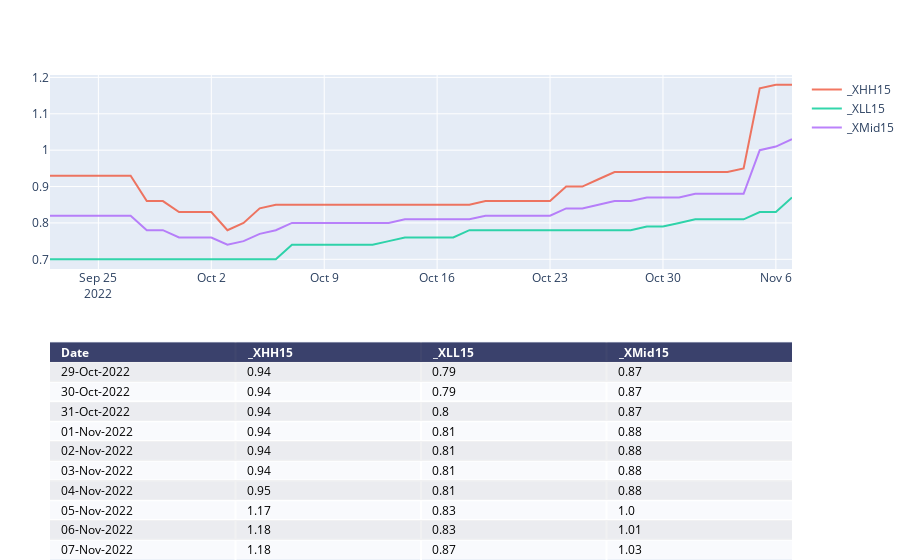

The code cell stored with this chart in its notebook:
### Code cell
chartTitle1=f"{symbol}_HH-LL"
print(chartTitle1)
# colsToPlot=[  x for  x  in list_cols if x.startswith('_X') and ( x.startswith('_XMid')==False) ]
colsToPlot=[  x for  x  in list_cols if x.startswith('_X') ]
fig=manage_chart(df,colsToPlot,"",'')

pio.write_image(fig, f"{report_path}\\{chartTitle1}.png")
fig

### Figure 1 — Plotly figure (JSON) as saved in the notebook; plotly's stock layout.template omitted (floating-point values rounded to 4 significant figures)
{"data": [{"colorscale": [[0, "#00083e"], [0.5, "#ededee"], [1, "#ffffff"]], "hoverinfo": "none", "opacity": 0.75, "showscale": false, "type": "heatmap", "z": [[0, 0, 0, 0], [0.5, 0.5, 0.5, 0.5], [1, 1, 1, 1], [0.5, 0.5, 0.5, 0.5], [1, 1, 1, 1], [0.5, 0.5, 0.5, 0.5], [1, 1, 1, 1], [0.5, 0.5, 0.5, 0.5], [1, 1, 1, 1], [0.5, 0.5, 0.5, 0.5], [1, 1, 1, 1]]}, {"name": "_XHH15", "opacity": 0.8, "type": "scatter", "x": ["2022-09-22T00:00:00", "2022-09-23T00:00:00", "2022-09-24T00:00:00", "2022-09-25T00:00:00", "2022-09-26T00:00:00", "2022-09-27T00:00:00", "2022-09-28T00:00:00", "2022-09-29T00:00:00", "2022-09-30T00:00:00", "2022-10-01T00:00:00", "2022-10-02T00:00:00", "2022-10-03T00:00:00", "2022-10-04T00:00:00", "2022-10-05T00:00:00", "2022-10-06T00:00:00", "2022-10-07T00:00:00", "2022-10-08T00:00:00", "2022-10-09T00:00:00", "2022-10-10T00:00:00", "2022-10-11T00:00:00", "2022-10-12T00:00:00", "2022-10-13T00:00:00", "2022-10-14T00:00:00", "2022-10-15T00:00:00", "2022-10-16T00:00:00", "2022-10-17T00:00:00", "2022-10-18T00:00:00", "2022-10-19T00:00:00", "2022-10-20T00:00:00", "2022-10-21T00:00:00", "2022-10-22T00:00:00", "2022-10-23T00:00:00", "2022-10-24T00:00:00", "2022-10-25T00:00:00", "2022-10-26T00:00:00", "2022-10-27T00:00:00", "2022-10-28T00:00:00", "2022-10-29T00:00:00", "2022-10-30T00:00:00", "2022-10-31T00:00:00", "2022-11-01T00:00:00", "2022-11-02T00:00:00", "2022-11-03T00:00:00", "2022-11-04T00:00:00", "2022-11-05T00:00:00", "2022-11-06T00:00:00", "2022-11-07T00:00:00"], "xaxis": "x2", "y": [0.93, 0.93, 0.93, 0.93, 0.93, 0.93, 0.86, 0.86, 0.83, 0.83, 0.83, 0.78, 0.8, 0.84, 0.85, 0.85, 0.85, 0.85, 0.85, 0.85, 0.85, 0.85, 0.85, 0.85, 0.85, 0.85, 0.85, 0.86, 0.86, 0.86, 0.86, 0.86, 0.9, 0.9, 0.92, 0.94, 0.94, 0.94, 0.94, 0.94, 0.94, 0.94, 0.94, 0.95, 1.17, 1.18, 1.18], "yaxis": "y2"}, {"name": "_XLL15", "opacity": 0.8, "type": "scatter", "x": ["2022-09-22T00:00:00", "2022-09-23T00:00:00", "2022-09-24T00:00:00", "2022-09-25T00:00:00", "2022-09-26T00:00:00", "2022-09-27T00:00:00", "2022-09-28T00:00:00", "2022-09-29T00:00:00", "2022-09-30T00:00:00", "2022-10-01T00:00:00", "2022-10-02T00:00:00", "2022-10-03T00:00:00", "2022-10-04T00:00:00", "2022-10-05T00:00:00", "2022-10-06T00:00:00", "2022-10-07T00:00:00", "2022-10-08T00:00:00", "2022-10-09T00:00:00", "2022-10-10T00:00:00", "2022-10-11T00:00:00", "2022-10-12T00:00:00", "2022-10-13T00:00:00", "2022-10-14T00:00:00", "2022-10-15T00:00:00", "2022-10-16T00:00:00", "2022-10-17T00:00:00", "2022-10-18T00:00:00", "2022-10-19T00:00:00", "2022-10-20T00:00:00", "2022-10-21T00:00:00", "2022-10-22T00:00:00", "2022-10-23T00:00:00", "2022-10-24T00:00:00", "2022-10-25T00:00:00", "2022-10-26T00:00:00", "2022-10-27T00:00:00", "2022-10-28T00:00:00", "2022-10-29T00:00:00", "2022-10-30T00:00:00", "2022-10-31T00:00:00", "2022-11-01T00:00:00", "2022-11-02T00:00:00", "2022-11-03T00:00:00", "2022-11-04T00:00:00", "2022-11-05T00:00:00", "2022-11-06T00:00:00", "2022-11-07T00:00:00"], "xaxis": "x2", "y": [0.7, 0.7, 0.7, 0.7, 0.7, 0.7, 0.7, 0.7, 0.7, 0.7, 0.7, 0.7, 0.7, 0.7, 0.7, 0.74, 0.74, 0.74, 0.74, 0.74, 0.74, 0.75, 0.76, 0.76, 0.76, 0.76, 0.78, 0.78, 0.78, 0.78, 0.78, 0.78, 0.78, 0.78, 0.78, 0.78, 0.78, 0.79, 0.79, 0.8, 0.81, 0.81, 0.81, 0.81, 0.83, 0.83, 0.87], "yaxis": "y2"}, {"name": "_XMid15", "opacity": 0.8, "type": "scatter", "x": ["2022-09-22T00:00:00", "2022-09-23T00:00:00", "2022-09-24T00:00:00", "2022-09-25T00:00:00", "2022-09-26T00:00:00", "2022-09-27T00:00:00", "2022-09-28T00:00:00", "2022-09-29T00:00:00", "2022-09-30T00:00:00", "2022-10-01T00:00:00", "2022-10-02T00:00:00", "2022-10-03T00:00:00", "2022-10-04T00:00:00", "2022-10-05T00:00:00", "2022-10-06T00:00:00", "2022-10-07T00:00:00", "2022-10-08T00:00:00", "2022-10-09T00:00:00", "2022-10-10T00:00:00", "2022-10-11T00:00:00", "2022-10-12T00:00:00", "2022-10-13T00:00:00", "2022-10-14T00:00:00", "2022-10-15T00:00:00", "2022-10-16T00:00:00", "2022-10-17T00:00:00", "2022-10-18T00:00:00", "2022-10-19T00:00:00", "2022-10-20T00:00:00", "2022-10-21T00:00:00", "2022-10-22T00:00:00", "2022-10-23T00:00:00", "2022-10-24T00:00:00", "2022-10-25T00:00:00", "2022-10-26T00:00:00", "2022-10-27T00:00:00", "2022-10-28T00:00:00", "2022-10-29T00:00:00", "2022-10-30T00:00:00", "2022-10-31T00:00:00", "2022-11-01T00:00:00", "2022-11-02T00:00:00", "2022-11-03T00:00:00", "2022-11-04T00:00:00", "2022-11-05T00:00:00", "2022-11-06T00:00:00", "2022-11-07T00:00:00"], "xaxis": "x2", "y": [0.82, 0.82, 0.82, 0.82, 0.82, 0.82, 0.78, 0.78, 0.76, 0.76, 0.76, 0.74, 0.75, 0.77, 0.78, 0.8, 0.8, 0.8, 0.8, 0.8, 0.8, 0.8, 0.81, 0.81, 0.81, 0.81, 0.81, 0.82, 0.82, 0.82, 0.82, 0.82, 0.84, 0.84, 0.85, 0.86, 0.86, 0.87, 0.87, 0.87, 0.88, 0.88, 0.88, 0.88, 1, 1.01, 1.03], "yaxis": "y2"}], "layout": {"annotations": [{"align": "left", "font": {"color": "#ffffff"}, "showarrow": false, "text": "<b>Date</b>", "x": -0.45, "xanchor": "left", "xref": "x", "y": 0, "yref": "y"}, {"align": "left", "font": {"color": "#ffffff"}, "showarrow": false, "text": "<b>_XHH15</b>", "x": 0.55, "xanchor": "left", "xref": "x", "y": 0, "yref": "y"}, {"align": "left", "font": {"color": "#ffffff"}, "showarrow": false, "text": "<b>_XLL15</b>", "x": 1.55, "xanchor": "left", "xref": "x", "y": 0, "yref": "y"}, {"align": "left", "font": {"color": "#ffffff"}, "showarrow": false, "text": "<b>_XMid15</b>", "x": 2.55, "xanchor": "left", "xref": "x", "y": 0, "yref": "y"}, {"align": "left", "font": {"color": "#000000"}, "showarrow": false, "text": "29-Oct-2022", "x": -0.45, "xanchor": "left", "xref": "x", "y": 1, "yref": "y"}, {"align": "left", "font": {"color": "#000000"}, "showarrow": false, "text": "0.94", "x": 0.55, "xanchor": "left", "xref": "x", "y": 1, "yref": "y"}, {"align": "left", "font": {"color": "#000000"}, "showarrow": false, "text": "0.79", "x": 1.55, "xanchor": "left", "xref": "x", "y": 1, "yref": "y"}, {"align": "left", "font": {"color": "#000000"}, "showarrow": false, "text": "0.87", "x": 2.55, "xanchor": "left", "xref": "x", "y": 1, "yref": "y"}, {"align": "left", "font": {"color": "#000000"}, "showarrow": false, "text": "30-Oct-2022", "x": -0.45, "xanchor": "left", "xref": "x", "y": 2, "yref": "y"}, {"align": "left", "font": {"color": "#000000"}, "showarrow": false, "text": "0.94", "x": 0.55, "xanchor": "left", "xref": "x", "y": 2, "yref": "y"}, {"align": "left", "font": {"color": "#000000"}, "showarrow": false, "text": "0.79", "x": 1.55, "xanchor": "left", "xref": "x", "y": 2, "yref": "y"}, {"align": "left", "font": {"color": "#000000"}, "showarrow": false, "text": "0.87", "x": 2.55, "xanchor": "left", "xref": "x", "y": 2, "yref": "y"}, {"align": "left", "font": {"color": "#000000"}, "showarrow": false, "text": "31-Oct-2022", "x": -0.45, "xanchor": "left", "xref": "x", "y": 3, "yref": "y"}, {"align": "left", "font": {"color": "#000000"}, "showarrow": false, "text": "0.94", "x": 0.55, "xanchor": "left", "xref": "x", "y": 3, "yref": "y"}, {"align": "left", "font": {"color": "#000000"}, "showarrow": false, "text": "0.8", "x": 1.55, "xanchor": "left", "xref": "x", "y": 3, "yref": "y"}, {"align": "left", "font": {"color": "#000000"}, "showarrow": false, "text": "0.87", "x": 2.55, "xanchor": "left", "xref": "x", "y": 3, "yref": "y"}, {"align": "left", "font": {"color": "#000000"}, "showarrow": false, "text": "01-Nov-2022", "x": -0.45, "xanchor": "left", "xref": "x", "y": 4, "yref": "y"}, {"align": "left", "font": {"color": "#000000"}, "showarrow": false, "text": "0.94", "x": 0.55, "xanchor": "left", "xref": "x", "y": 4, "yref": "y"}, {"align": "left", "font": {"color": "#000000"}, "showarrow": false, "text": "0.81", "x": 1.55, "xanchor": "left", "xref": "x", "y": 4, "yref": "y"}, {"align": "left", "font": {"color": "#000000"}, "showarrow": false, "text": "0.88", "x": 2.55, "xanchor": "left", "xref": "x", "y": 4, "yref": "y"}, {"align": "left", "font": {"color": "#000000"}, "showarrow": false, "text": "02-Nov-2022", "x": -0.45, "xanchor": "left", "xref": "x", "y": 5, "yref": "y"}, {"align": "left", "font": {"color": "#000000"}, "showarrow": false, "text": "0.94", "x": 0.55, "xanchor": "left", "xref": "x", "y": 5, "yref": "y"}, {"align": "left", "font": {"color": "#000000"}, "showarrow": false, "text": "0.81", "x": 1.55, "xanchor": "left", "xref": "x", "y": 5, "yref": "y"}, {"align": "left", "font": {"color": "#000000"}, "showarrow": false, "text": "0.88", "x": 2.55, "xanchor": "left", "xref": "x", "y": 5, "yref": "y"}, {"align": "left", "font": {"color": "#000000"}, "showarrow": false, "text": "03-Nov-2022", "x": -0.45, "xanchor": "left", "xref": "x", "y": 6, "yref": "y"}, {"align": "left", "font": {"color": "#000000"}, "showarrow": false, "text": "0.94", "x": 0.55, "xanchor": "left", "xref": "x", "y": 6, "yref": "y"}, {"align": "left", "font": {"color": "#000000"}, "showarrow": false, "text": "0.81", "x": 1.55, "xanchor": "left", "xref": "x", "y": 6, "yref": "y"}, {"align": "left", "font": {"color": "#000000"}, "showarrow": false, "text": "0.88", "x": 2.55, "xanchor": "left", "xref": "x", "y": 6, "yref": "y"}, {"align": "left", "font": {"color": "#000000"}, "showarrow": false, "text": "04-Nov-2022", "x": -0.45, "xanchor": "left", "xref": "x", "y": 7, "yref": "y"}, {"align": "left", "font": {"color": "#000000"}, "showarrow": false, "text": "0.95", "x": 0.55, "xanchor": "left", "xref": "x", "y": 7, "yref": "y"}, {"align": "left", "font": {"color": "#000000"}, "showarrow": false, "text": "0.81", "x": 1.55, "xanchor": "left", "xref": "x", "y": 7, "yref": "y"}, {"align": "left", "font": {"color": "#000000"}, "showarrow": false, "text": "0.88", "x": 2.55, "xanchor": "left", "xref": "x", "y": 7, "yref": "y"}, {"align": "left", "font": {"color": "#000000"}, "showarrow": false, "text": "05-Nov-2022", "x": -0.45, "xanchor": "left", "xref": "x", "y": 8, "yref": "y"}, {"align": "left", "font": {"color": "#000000"}, "showarrow": false, "text": "1.17", "x": 0.55, "xanchor": "left", "xref": "x", "y": 8, "yref": "y"}, {"align": "left", "font": {"color": "#000000"}, "showarrow": false, "text": "0.83", "x": 1.55, "xanchor": "left", "xref": "x", "y": 8, "yref": "y"}, {"align": "left", "font": {"color": "#000000"}, "showarrow": false, "text": "1.0", "x": 2.55, "xanchor": "left", "xref": "x", "y": 8, "yref": "y"}, {"align": "left", "font": {"color": "#000000"}, "showarrow": false, "text": "06-Nov-2022", "x": -0.45, "xanchor": "left", "xref": "x", "y": 9, "yref": "y"}, {"align": "left", "font": {"color": "#000000"}, "showarrow": false, "text": "1.18", "x": 0.55, "xanchor": "left", "xref": "x", "y": 9, "yref": "y"}, {"align": "left", "font": {"color": "#000000"}, "showarrow": false, "text": "0.83", "x": 1.55, "xanchor": "left", "xref": "x", "y": 9, "yref": "y"}, {"align": "left", "font": {"color": "#000000"}, "showarrow": false, "text": "1.01", "x": 2.55, "xanchor": "left", "xref": "x", "y": 9, "yref": "y"}, {"align": "left", "font": {"color": "#000000"}, "showarrow": false, "text": "07-Nov-2022", "x": -0.45, "xanchor": "left", "xref": "x", "y": 10, "yref": "y"}, {"align": "left", "font": {"color": "#000000"}, "showarrow": false, "text": "1.18", "x": 0.55, "xanchor": "left", "xref": "x", "y": 10, "yref": "y"}, {"align": "left", "font": {"color": "#000000"}, "showarrow": false, "text": "0.87", "x": 1.55, "xanchor": "left", "xref": "x", "y": 10, "yref": "y"}, {"align": "left", "font": {"color": "#000000"}, "showarrow": false, "text": "1.03", "x": 2.55, "xanchor": "left", "xref": "x", "y": 10, "yref": "y"}], "autosize": true, "margin": {"b": 0, "l": 50, "r": 0, "t": 75}, "title": {"text": ""}, "xaxis": {"autorange": true, "dtick": 1, "gridwidth": 2, "range": [-0.5, 3.5], "showticklabels": false, "tick0": -0.5, "ticks": "", "zeroline": false}, "xaxis2": {"anchor": "y2", "autorange": true, "range": ["2022-09-22", "2022-11-07"], "type": "date"}, "yaxis": {"autorange": true, "domain": [0, 0.45], "dtick": 1, "gridwidth": 2, "range": [10.5, -0.5], "showticklabels": false, "tick0": 0.5, "ticks": "", "zeroline": false}, "yaxis2": {"anchor": "x2", "autorange": true, "domain": [0.6, 1], "range": [0.6733, 1.207], "title": {"text": ""}, "type": "linear"}}}
